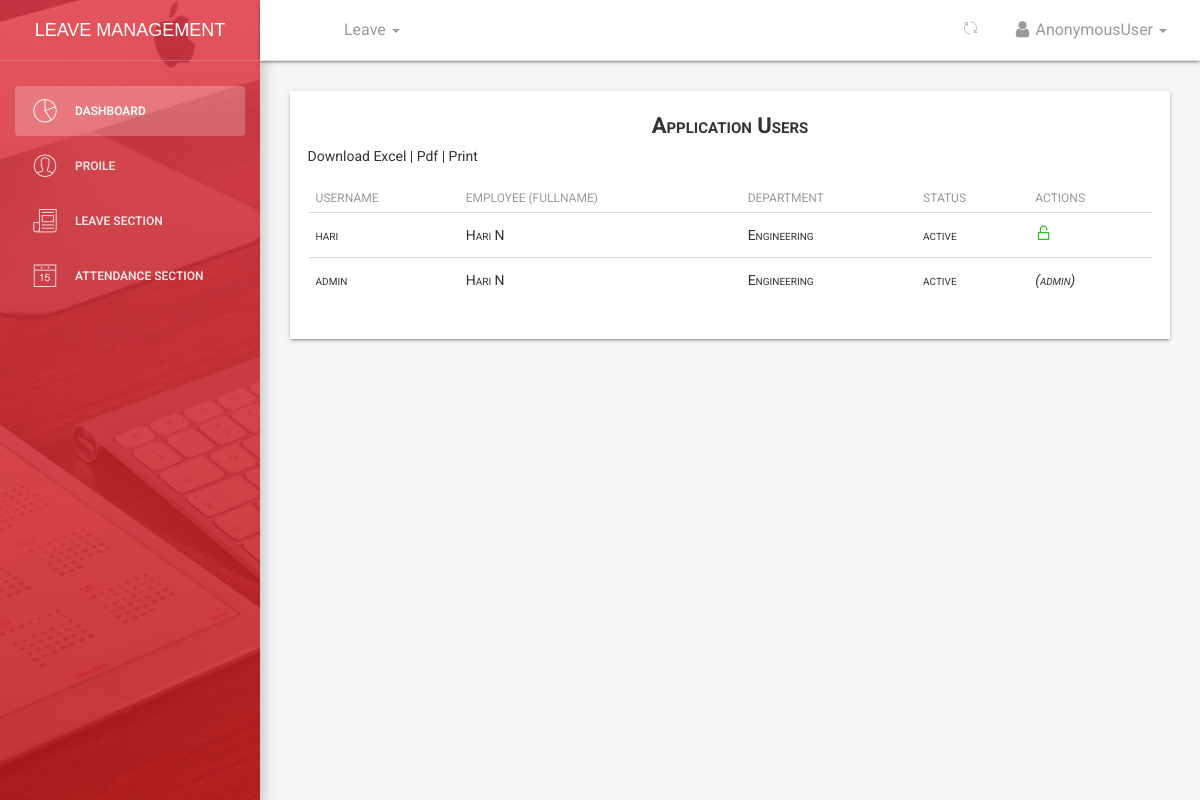
Screenshot of /accounts/users/all with the database file from the repository.
### employee/models.py (models this page shows, shortened)
class Employee(models.Model):
    MALE = 'male'
    FEMALE = 'female'
    OTHER = 'other'
    NOT_KNOWN = 'Not Known'
    GENDER = (
        (MALE, 'Male'),
        (FEMALE, 'Female'),
        (OTHER, 'Other'),
        (NOT_KNOWN, 'Not Known'),
    )
    MR = 'Mr'
    MRS = 'Mrs'
    MSS = 'Mss'
    DR = 'Dr'
    SIR = 'Sir'
    MADAM = 'Madam'
    TITLE = (
        (MR, 'Mr'),
        (MRS, 'Mrs'),
        (MSS, 'Mss'),
        (DR, 'Dr'),
        (SIR, 'Sir'),
        (MADAM, 'Madam'),
    )
    FULL_TIME = 'Full-Time'
    PART_TIME = 'Part-Time'
    CONTRACT = 'Contract'
    INTERN = 'Intern'
    EMPLOYEETYPE = (
        (FULL_TIME, 'Full-Time'),
        (PART_TIME, 'Part-Time'),
        (CONTRACT, 'Contract'),
        (INTERN, 'Intern'),
    )
    user = models.ForeignKey(User, on_delete=models.CASCADE, default=1)
    image = models.FileField(_('Profile Image'), upload_to='profiles', default='default.png', blank=True, null=True, help_text='Upload image size less than 2.0MB')
    firstname = models.CharField(_('Firstname'), max_length=125)
    lastname = models.CharField(_('Lastname'), max_length=125)
    othername = models.CharField(_('Othername (optional)'), max_length=125, null=True, blank=True)
    birthday = models.DateField(_('Birthday'), default=datetime.date.today)
    department = models.ForeignKey(Department, verbose_name=_('Department'), on_delete=models.SET_NULL, null=True, default=None)
    role = models.ForeignKey(Role, verbose_name=_('Role'), on_delete=models.SET_NULL, null=True, default=None)
    startdate = models.DateField(_('Employement Date'), default=timezone.now, help_text='date of employment')
    employeetype = models.CharField(_('Employee Type'), max_length=15, default=FULL_TIME, choices=EMPLOYEETYPE)
    employeeid = models.CharField(_('Employee ID Number'), max_length=10, null=True, blank=True)
    dateissued = models.DateField(_('Date Issued'), default=timezone.now)
    is_blocked = models.BooleanField(_('Is Blocked'), default=False)
    is_deleted = models.BooleanField(_('Is Deleted'), default=False)
    created = models.DateTimeField(verbose_name=_('Created'), auto_now_add=True, null=True)
    updated = models.DateTimeField(verbose_name=_('Updated'), default=timezone.now)
    objects = EmployeeManager()
    class Meta:
        verbose_name = _('Employee')
        verbose_name_plural = _('Employees')
        ordering = ['-created']
    @property
    def get_full_name(self):
        fullname = f"{self.firstname} {self.lastname}"
        if self.othername:
            fullname += f" {self.othername}"
        return fullname

class Department(models.Model):
    name = models.CharField(max_length=125)
    description = models.CharField(max_length=125, null=True, blank=True)
    created = models.DateTimeField(verbose_name=_('Created'), auto_now_add=True)
    updated = models.DateTimeField(verbose_name=_('Updated'), default=timezone.now)
    class Meta:
        verbose_name = _('Department')
        verbose_name_plural = _('Departments')
        ordering = ['name', 'created']
    def __str__(self):
        return self.name

### accounts/views.py (the view)
# urls.py: path('users/all',views.users_list,name='users'),
def users_list(request):
	employees = Employee.objects.all()
	return render(request,'accounts/users_table.html',{'employees':employees,'title':'Users List'})

### employee/managers.py (called while the page is built)
    def get_queryset(self):
        return super().get_queryset().filter(is_deleted=False)

### templates/accounts/users_table.html (shortened to what this page needs)
{% extends '_layout.html' %}
 {% block navheader %}
 	{% include 'includes/navheader_employee_app.html' %}
 {% endblock %}
 {% block content %}
        <section class="content">
            <section class="container-fluid">
                	<div class="table-shadow">
                		<div class="text-center table-description">
                			<h4 class="title-h3">Application Users</h4>
                		</div>
                		<div class="container-fluid">
                			<div class="row">
                			 	<div class="download-print-action">
                			  		Download Excel | Pdf | Print
                				</div>
                			</div>
                		</div>
                		<table class="table">
							  <thead>
							    <tr>
							      <th scope="col">Username</th>
							      <th scope="col">Employee (fullname) </th>
							      <th scope="col">Department</th>
							      <th scope="col">Status</th>
							      <th scope="col">Actions</th>
							    </tr>
							  </thead>
							  <tbody>
							  	{% for emp in employees %}
							  	<tr>
								      <td>{{emp.user.username}}</td>
								      <td>{{ emp.get_full_name }}</td>
								      <td>{{ emp.department }}</td>
								      {% if emp.user.is_active %}
								      <td>active</td>
								      {% else %}
								      <td>inactive</td>
								      {% endif %}
								      {%  if emp.user.is_active and emp.user.is_superuser %}
								      <td style="font-style:italic;">(admin)</td>
								      {% elif emp.user.is_active %}
								      <td><a href="{% url 'accounts:userblock' emp.user.id %}" title="block user"><i class="pe-7s-unlock"></i></a></td>
								      {% else %}
								      <td><a href="{% url 'accounts:userunblock' emp.user.id %}" title="unblock user"><i class="pe-7s-lock"></i></a></td>
								      {% endif %}
							  </tr>
							   {% endfor %}
							  </tbody>
						</table>
					</div>
            </section>
        </section>
 {% endblock %}

### rows the page displays
Employee: user.username "hari", get_full_name "Hari N", department "Engineering", shows "active"
Employee: user.username "admin", get_full_name "Hari N", department "Engineering", shows "active", shows "(admin)"

### other values shown
{{ request.user }} "AnonymousUser"
